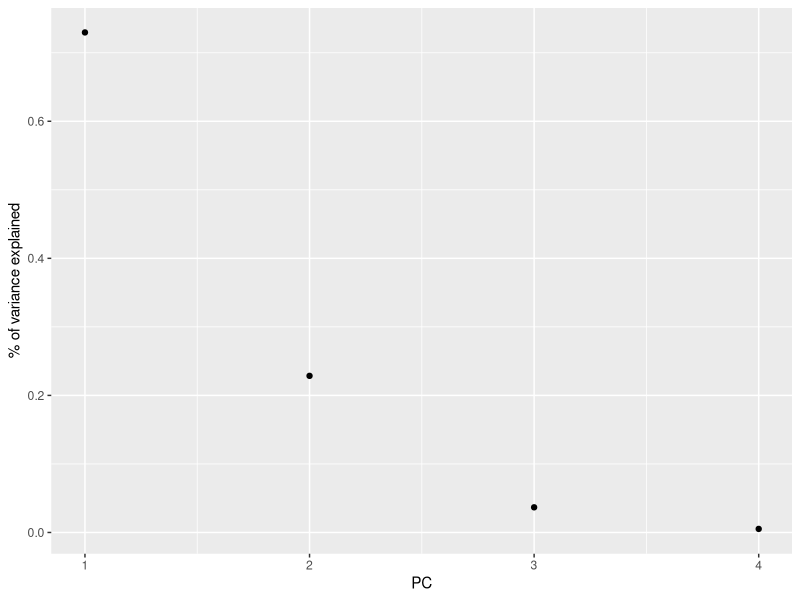
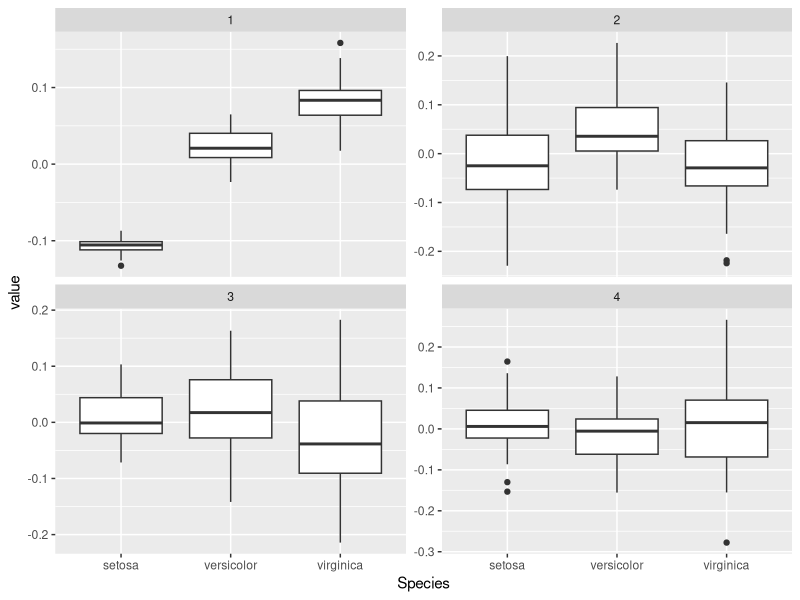

Recreate these plots in R, in order.
library(broom)


### Name: tidy_svd
### Title: Tidy a(n) svd object masquerading as list
### Aliases: tidy_svd svd_tidiers

### ** Examples


mat <- scale(as.matrix(iris[, 1:4]))
s <- svd(mat)

tidy_u <- tidy(s, matrix = "u")
tidy_u

tidy_d <- tidy(s, matrix = "d")
tidy_d

tidy_v <- tidy(s, matrix = "v")
tidy_v

library(ggplot2)
library(dplyr)

ggplot(tidy_d, aes(PC, percent)) +
    geom_point() +
    ylab("% of variance explained")

tidy_u %>%
    mutate(Species = iris$Species[row]) %>%
    ggplot(aes(Species, value)) +
    geom_boxplot() +
    facet_wrap(~ PC, scale = "free_y")
